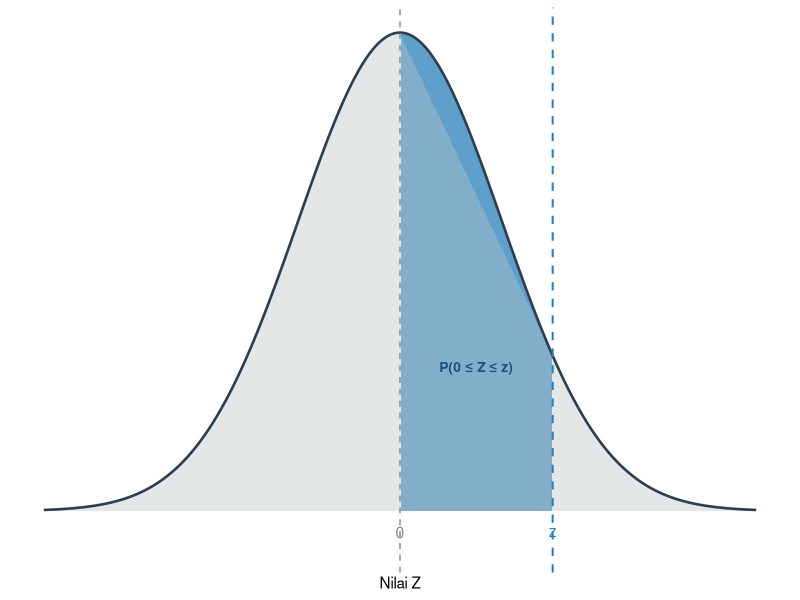

Source code (R):
## ---- chunk 1
library(ggplot2)

x <- seq(-3.5, 3.5, length.out = 500)
d <- data.frame(x = x, y = dnorm(x))
z_ex <- 1.5

ggplot(d, aes(x, y)) +
  geom_area(
    data = subset(d, x >= 0 & x <= z_ex),
    aes(y = y), fill = "#2980b9", alpha = 0.75
  ) +
  geom_area(
    data = subset(d, x < 0 | x > z_ex),
    aes(y = y), fill = "#bdc3c7", alpha = 0.4
  ) +
  geom_line(linewidth = 0.9, color = "#2c3e50") +
  geom_vline(xintercept = 0, linetype = "dashed", color = "#7f8c8d", linewidth = 0.5) +
  geom_vline(xintercept = z_ex, linetype = "dashed", color = "#2980b9", linewidth = 0.7) +
  annotate("text",
    x = 0.75, y = 0.12,
    label = "P(0 \u2264 Z \u2264 z)", parse = FALSE,
    color = "#1a5276", size = 3.5, fontface = "bold"
  ) +
  annotate("text",
    x = z_ex, y = -0.018,
    label = "z", parse = TRUE,
    color = "#2980b9", size = 4
  ) +
  annotate("text",
    x = 0, y = -0.018,
    label = "0", parse = FALSE,
    color = "#7f8c8d", size = 4
  ) +
  scale_x_continuous(breaks = NULL) +
  scale_y_continuous(breaks = NULL, expand = expansion(mult = c(0.08, 0.05))) +
  labs(x = "Nilai Z", y = NULL) +
  theme_minimal(base_size = 11) +
  theme(
    panel.grid  = element_blank(),
    axis.line.x = element_line(color = "#2c3e50", linewidth = 0.5)
  )
## ---- chunk 2
library(dplyr)
library(kableExtra)

# Z rows: 0.0 to 3.4 in steps of 0.1
# Z cols: second decimal 0.00 to 0.09
z_rows <- seq(0.0, 3.4, by = 0.1)
z_cols <- seq(0.00, 0.09, by = 0.01)

fmt_z <- function(val) formatC(val, digits = 4, format = "f", decimal.mark = ",")

mat_z <- outer(z_rows, z_cols, function(r, c) {
  fmt_z(pnorm(r + c) - pnorm(0))
})

tbl_z <- as.data.frame(mat_z)
colnames(tbl_z) <- formatC(z_cols, digits = 2, format = "f", decimal.mark = ",")
tbl_z <- cbind(
  `z` = formatC(z_rows, digits = 1, format = "f", decimal.mark = ","),
  tbl_z
)

tbl_z |>
  kbl(
    caption  = "Tabel Distribusi Normal Standar $P(0 \\leq Z \\leq z)$",
    align    = c("c", rep("c", length(z_cols))),
    escape   = FALSE,
    booktabs = TRUE
  ) |>
  kable_styling(
    full_width        = FALSE,
    bootstrap_options = c("striped", "hover", "condensed"),
    latex_options     = c("scale_down", "HOLD_position")
  ) |>
  add_header_above(
    c(" " = 1, "Desimal kedua nilai z" = length(z_cols))
  ) |>
  column_spec(1, bold = TRUE) |>
  scroll_box(width = "100%", height = "450px")
## ---- chunk 3
library(dplyr)
library(kableExtra)

df_vals <- c(1:119, Inf)
lbl <- c(as.character(1:119), "\u221e")
alpha_1t <- c(0.25, 0.10, 0.05, 0.025, 0.01, 0.005, 0.001)
col_names <- c("0,25", "0,10", "0,05", "0,025", "0,01", "0,005", "0,001")

fmt_t <- function(x) formatC(x, digits = 3, format = "f", decimal.mark = ",")

mat_t1 <- outer(df_vals, alpha_1t, function(df, a) {
  fmt_t(qt(1 - a, df))
})

tbl_t1 <- as.data.frame(mat_t1)
colnames(tbl_t1) <- col_names
tbl_t1 <- cbind(`df` = lbl, tbl_t1)

tbl_t1 |>
  kbl(
    caption  = "Tabel Distribusi t *Student* (Satu Arah / *One-tailed*)",
    align    = c("c", rep("c", length(alpha_1t))),
    escape   = FALSE,
    booktabs = TRUE
  ) |>
  kable_styling(
    full_width        = FALSE,
    bootstrap_options = c("striped", "hover", "condensed"),
    latex_options     = c("scale_down", "HOLD_position")
  ) |>
  add_header_above(c(" " = 1, "Tingkat Signifikansi $\\alpha$" = length(alpha_1t)), escape = FALSE) |>
  column_spec(1, bold = TRUE) |>
  scroll_box(width = "100%", height = "450px")
## ---- chunk 4
library(dplyr)
library(kableExtra)

df_vals <- c(1:119, Inf)
lbl <- c(as.character(1:119), "\u221e")
alpha_2t <- c(0.50, 0.20, 0.10, 0.05, 0.02, 0.01, 0.002)
col_names <- c("0,50", "0,20", "0,10", "0,05", "0,02", "0,01", "0,002")

fmt_t <- function(x) formatC(x, digits = 3, format = "f", decimal.mark = ",")

mat_t2 <- outer(df_vals, alpha_2t, function(df, a) {
  fmt_t(qt(1 - a/2, df))
})

tbl_t2 <- as.data.frame(mat_t2)
colnames(tbl_t2) <- col_names
tbl_t2 <- cbind(`df` = lbl, tbl_t2)

tbl_t2 |>
  kbl(
    caption  = "Tabel Distribusi t *Student* (Dua Arah / *Two-tailed*)",
    align    = c("c", rep("c", length(alpha_2t))),
    escape   = FALSE,
    booktabs = TRUE
  ) |>
  kable_styling(
    full_width        = FALSE,
    bootstrap_options = c("striped", "hover", "condensed"),
    latex_options     = c("scale_down", "HOLD_position")
  ) |>
  add_header_above(c(" " = 1, "Tingkat Signifikansi $\\alpha$" = length(alpha_2t)), escape = FALSE) |>
  column_spec(1, bold = TRUE) |>
  scroll_box(width = "100%", height = "450px")
## ---- chunk 5
library(dplyr)
library(kableExtra)

dfb_vals <- c(1:30, 40, 60, 120, 1000)
dfw_vals <- c(1:30, 40, 60, 120, 1000)
lbl <- c(as.character(1:30), "40", "60", "120", "\u221e")

fmt_f <- function(x) formatC(x, digits = 2, format = "f", decimal.mark = ",")

mat_f10 <- outer(dfw_vals, dfb_vals, function(dfw, dfb) {
  fmt_f(qf(0.90, dfb, dfw))
})

tbl_f10 <- as.data.frame(mat_f10)
colnames(tbl_f10) <- lbl
tbl_f10 <- cbind(`dfw` = lbl, tbl_f10)

tbl_f10 |>
  kbl(
    caption  = "Tabel Distribusi F pada Tingkat Signifikansi $\\alpha = 10\\%$",
    align    = c("c", rep("c", length(dfb_vals))),
    escape   = FALSE,
    booktabs = TRUE
  ) |>
  kable_styling(
    full_width        = FALSE,
    bootstrap_options = c("striped", "hover", "condensed"),
    latex_options     = c("scale_down", "HOLD_position"),
    font_size         = 10
  ) |>
  add_header_above(c(" " = 1, "dfb" = length(dfb_vals))) |>
  column_spec(1, bold = TRUE) |>
  scroll_box(width = "100%", height = "450px")
## ---- chunk 6
library(dplyr)
library(kableExtra)

dfb_vals <- c(1:30, 40, 60, 120, 1000)
dfw_vals <- c(1:30, 40, 60, 120, 1000)
lbl <- c(as.character(1:30), "40", "60", "120", "\u221e")

fmt_f <- function(x) formatC(x, digits = 2, format = "f", decimal.mark = ",")

mat_f05 <- outer(dfw_vals, dfb_vals, function(dfw, dfb) {
  fmt_f(qf(0.95, dfb, dfw))
})

tbl_f05 <- as.data.frame(mat_f05)
colnames(tbl_f05) <- lbl
tbl_f05 <- cbind(`dfw` = lbl, tbl_f05)

tbl_f05 |>
  kbl(
    caption  = "Tabel Distribusi F pada Tingkat Signifikansi $\\alpha = 5\\%$",
    align    = c("c", rep("c", length(dfb_vals))),
    escape   = FALSE,
    booktabs = TRUE
  ) |>
  kable_styling(
    full_width        = FALSE,
    bootstrap_options = c("striped", "hover", "condensed"),
    latex_options     = c("scale_down", "HOLD_position"),
    font_size         = 10
  ) |>
  add_header_above(c(" " = 1, "dfb" = length(dfb_vals))) |>
  column_spec(1, bold = TRUE) |>
  scroll_box(width = "100%", height = "450px")
